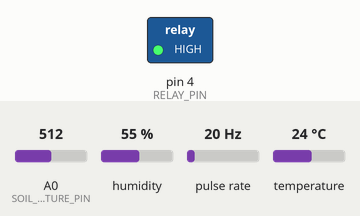
A sketch run on a simulated Arduino Uno, built with avr-gcc and run on an emulated ATmega328P. On the bench: switched loads named in the sketch (green lamp = pin HIGH). Wiring (inferred from the names in the program): pulse sensor: data pin 3. The test bench sets the inputs (shaded band); at power-on: A0 (SOIL_MOISTURE_PIN) = 512, humidity 55 %, pulse rate 20 Hz, temperature 24 °C. What the sketch prints to the serial monitor is not drawn.

Above: at 1.2 s.
1.3 s: A0 (SOIL_MOISTURE_PIN) set to 716
3.5 s: A0 (SOIL_MOISTURE_PIN) set to 90
Timing chart, 0 to 6.5 s (numbered marks = the images above; inputs shaded):
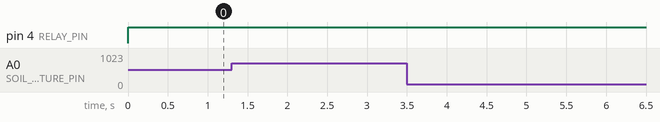

Measured:
- after the input at 1.3 s, every drawn part: stays the same
- after the input at 3.5 s, every drawn part: stays the same

The sketch:

sensor_code.ino
```cpp
#include <DHT.h>

#define DHTPIN 2     // Digital pin connected to the DHT sensor
#define DHTTYPE DHT22   // DHT 22 (AM2302)
#define SOIL_MOISTURE_PIN A0 // Analog pin connected to the soil moisture sensor
#define FLOW_SENSOR_PIN 3 // Digital pin connected to the water flow sensor
#define RELAY_PIN 4 // Digital pin connected to the relay module

DHT dht(DHTPIN, DHTTYPE);

const int OpenAirReading = 700;   // Calibration data 1
const int WaterReading = 280;     // Calibration data 2
int MoistureLevel = 0;
int SoilMoisturePercentage = 0;

volatile unsigned long pulseCount = 0; // Variable to count pulses
unsigned long flowRate = 0; // Variable to store the flow rate
unsigned long lastMillis = 0; // Variable to store the last time the flow rate was calculated

void setup() {
 Serial.begin(9600); // Open serial port, set the baud rate to 9600 bps
 dht.begin();
 pinMode(FLOW_SENSOR_PIN, INPUT_PULLUP); // Set the sensor pin as input with pull-up resistor
 attachInterrupt(digitalPinToInterrupt(FLOW_SENSOR_PIN), countPulse, RISING); // Attach interrupt to the sensor pin
 pinMode(RELAY_PIN, OUTPUT); // Set the relay pin as output
}

void loop() {
 // Read soil moisture
 MoistureLevel = analogRead(SOIL_MOISTURE_PIN); // Read the analog value from the sensor connected to A0
 SoilMoisturePercentage = map(MoistureLevel, OpenAirReading, WaterReading, 0, 100);

 if (SoilMoisturePercentage >= 100) {
    Serial.println("\n Maximum - 100 %");
 } else if (SoilMoisturePercentage <= 0) {
    Serial.println("\n Minimum - 0 %");
 } else if (SoilMoisturePercentage > 0 && SoilMoisturePercentage < 100) {
    Serial.print("Soil Moisture: ");
    Serial.print(SoilMoisturePercentage);
    Serial.println("%");
 }

 // Control relay based on soil moisture level
 if (SoilMoisturePercentage < 600) {
    digitalWrite(RELAY_PIN, HIGH); // Turn on the relay
    Serial.println("Relay turned ON due to low soil moisture.");
 } else {
    digitalWrite(RELAY_PIN, LOW); // Turn off the relay
    Serial.println("Relay turned OFF.");
 }

 // Read DHT22 sensor
 delay(2000); // Wait a few seconds between measurements.
 float h = dht.readHumidity();
 float t = dht.readTemperature();
 float f = dht.readTemperature(true);

 // Check if any reads failed and exit early (to try again).
 if (isnan(h) || isnan(t) || isnan(f)) {
    Serial.println("Failed to read from DHT sensor!");
    return;
 }

 // Compute heat index in Fahrenheit (the default)
 float hif = dht.computeHeatIndex(f, h);
 // Compute heat index in Celsius (isFahreheit = false)
 float hic = dht.computeHeatIndex(t, h, false);

 Serial.print("Humidity: ");
 Serial.print(h);
 Serial.print(" %\t");
 Serial.print("Temperature: ");
 Serial.print(t);
 Serial.print(" *C ");
 Serial.print(f);
 Serial.print(" *F\t");
 Serial.print("Heat index: ");
 Serial.print(hic);
 Serial.print(" *C ");
 Serial.print(hif);
 Serial.println(" *F");

 // Read water flow sensor
 unsigned long currentMillis = millis(); // Get the current time
 if (currentMillis - lastMillis >= 1000) { // Check if a second has passed
    detachInterrupt(digitalPinToInterrupt(FLOW_SENSOR_PIN)); // Temporarily detach the interrupt
    flowRate = pulseCount; // Calculate the flow rate
    pulseCount = 0; // Reset the pulse count
    attachInterrupt(digitalPinToInterrupt(FLOW_SENSOR_PIN), countPulse, RISING); // Reattach the interrupt
    lastMillis = currentMillis; // Update the last time the flow rate was calculated
    Serial.print("Flow Rate: ");
    Serial.print(flowRate);
    Serial.println(" L/min"); // Print the flow rate
 }

 delay(1000); // Wait for a second before taking the next reading
}

void countPulse() {
 pulseCount++; // Increment the pulse count
}
```
